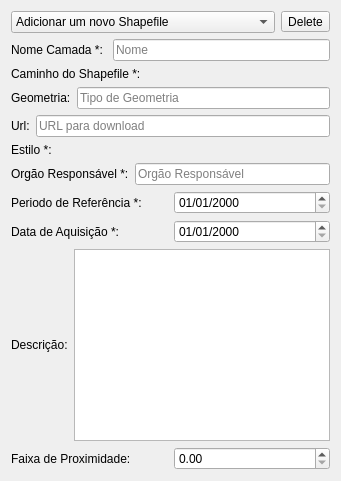
         <widget class="QWidget" name="tab_shp">
          <property name="sizePolicy">
           <sizepolicy hsizetype="Preferred" vsizetype="Maximum">
            <horstretch>0</horstretch>
            <verstretch>0</verstretch>
           </sizepolicy>
          </property>
          <attribute name="title">
           <string>Shapefile</string>
          </attribute>
          <layout class="QVBoxLayout" name="verticalLayout_5">
           <item>
            <layout class="QHBoxLayout" name="horizontalLayout_37">
             <item>
              <widget class="QComboBox" name="combo_box_shp">
               <item>
                <property name="text">
                 <string>Adicionar um novo Shapefile</string>
                </property>
               </item>
              </widget>
             </item>
             <item>
              <widget class="QToolButton" name="delete_sh">
               <property name="text">
                <string>Delete</string>
               </property>
              </widget>
             </item>
            </layout>
           </item>
           <item>
            <layout class="QHBoxLayout" name="horizontalLayout_16">
             <item>
              <widget class="QLabel" name="label_15">
               <property name="text">
                <string>Nome Camada *: </string>
               </property>
              </widget>
             </item>
             <item>
              <widget class="QLineEdit" name="nome_shp">
               <property name="placeholderText">
                <string>Nome</string>
               </property>
              </widget>
             </item>
            </layout>
           </item>
           <item>
            <layout class="QHBoxLayout" name="horizontalLayout_2">
             <item>
              <widget class="QLabel" name="label">
               <property name="text">
                <string>Caminho do Shapefile *:</string>
               </property>
              </widget>
             </item>
             <item>
              <widget class="QgsFileWidget" name="diretorioLocalshp">
               <property name="sizePolicy">
                <sizepolicy hsizetype="Preferred" vsizetype="Fixed">
                 <horstretch>0</horstretch>
                 <verstretch>0</verstretch>
                </sizepolicy>
               </property>
               <property name="filter">
                <string>*.shp</string>
               </property>
              </widget>
             </item>
            </layout>
           </item>
           <item>
            <layout class="QHBoxLayout" name="horizontalLayout_30">
             <item>
              <widget class="QLabel" name="label_35">
               <property name="text">
                <string>Geometria:</string>
               </property>
              </widget>
             </item>
             <item>
              <widget class="QLineEdit" name="geometry_type">
               <property name="placeholderText">
                <string>Tipo de Geometria</string>
               </property>
              </widget>
             </item>
            </layout>
           </item>
           <item>
            <layout class="QHBoxLayout" name="horizontalLayout_15">
             <item>
              <widget class="QLabel" name="label_14">
               <property name="text">
                <string>Url:</string>
               </property>
              </widget>
             </item>
             <item>
              <widget class="QLineEdit" name="url_dowload">
               <property name="placeholderText">
                <string>URL para download</string>
               </property>
              </widget>
             </item>
            </layout>
           </item>
           <item>
            <layout class="QHBoxLayout" name="horizontalLayout_28">
             <item>
              <widget class="QLabel" name="label_33">
               <property name="text">
                <string>Estilo *:</string>
               </property>
              </widget>
             </item>
             <item>
              <widget class="QgsFileWidget" name="style_path"/>
             </item>
            </layout>
           </item>
           <item>
            <layout class="QHBoxLayout" name="horizontalLayout_14">
             <item>
              <widget class="QLabel" name="label_13">
               <property name="text">
                <string>Orgão Responsável *:</string>
               </property>
              </widget>
             </item>
             <item>
              <widget class="QLineEdit" name="orgao_responsavel_shp">
               <property name="placeholderText">
                <string>Orgão Responsável</string>
               </property>
              </widget>
             </item>
            </layout>
           </item>
           <item>
            <layout class="QHBoxLayout" name="horizontalLayout_13">
             <item>
              <widget class="QLabel" name="label_12">
               <property name="text">
                <string>Periodo de Referência *:</string>
               </property>
              </widget>
             </item>
             <item>
              <widget class="QgsDateTimeEdit" name="periodo_referencia_shp">
               <property name="displayFormat">
                <string>dd/MM/yyyy</string>
               </property>
              </widget>
             </item>
            </layout>
           </item>
           <item>
            <layout class="QHBoxLayout" name="horizontalLayout_12">
             <item>
              <widget class="QLabel" name="label_11">
               <property name="text">
                <string>Data de Aquisição *:</string>
               </property>
              </widget>
             </item>
             <item>
              <widget class="QgsDateTimeEdit" name="data_aquisicao_shp">
               <property name="displayFormat">
                <string>dd/MM/yyyy</string>
               </property>
              </widget>
             </item>
            </layout>
           </item>
           <item>
            <layout class="QHBoxLayout" name="horizontalLayout_21">
             <item>
              <widget class="QLabel" name="label_20">
               <property name="text">
                <string>Descrição:</string>
               </property>
              </widget>
             </item>
             <item>
              <widget class="QTextEdit" name="textEdit_shp">
               <property name="sizePolicy">
                <sizepolicy hsizetype="Expanding" vsizetype="MinimumExpanding">
                 <horstretch>0</horstretch>
                 <verstretch>0</verstretch>
                </sizepolicy>
               </property>
              </widget>
             </item>
            </layout>
           </item>
           <item>
            <layout class="QHBoxLayout" name="horizontalLayout_29">
             <item>
              <widget class="QLabel" name="label_34">
               <property name="text">
                <string>Faixa de Proximidade:</string>
               </property>
              </widget>
             </item>
             <item>
              <widget class="QDoubleSpinBox" name="faixa_proximidade">
               <property name="toolTip">
                <string>&lt;html&gt;&lt;head/&gt;&lt;body&gt;&lt;p&gt;Faixa de proximidade&lt;/p&gt;&lt;/body&gt;&lt;/html&gt;</string>
               </property>
               <property name="maximum">
                <double>10000000000.989999771118164</double>
               </property>
              </widget>
             </item>
            </layout>
           </item>
          </layout>
         </widget>
